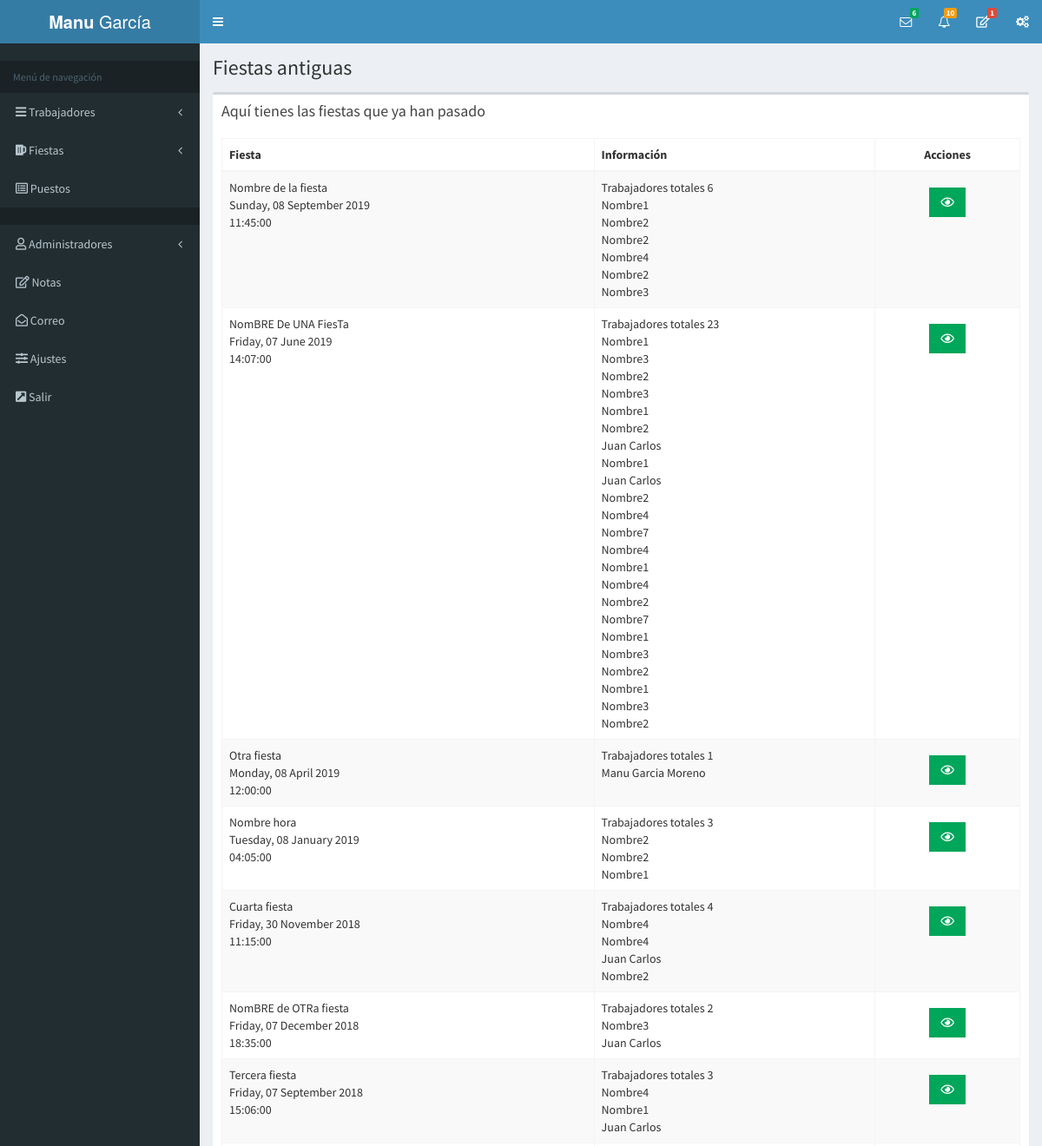
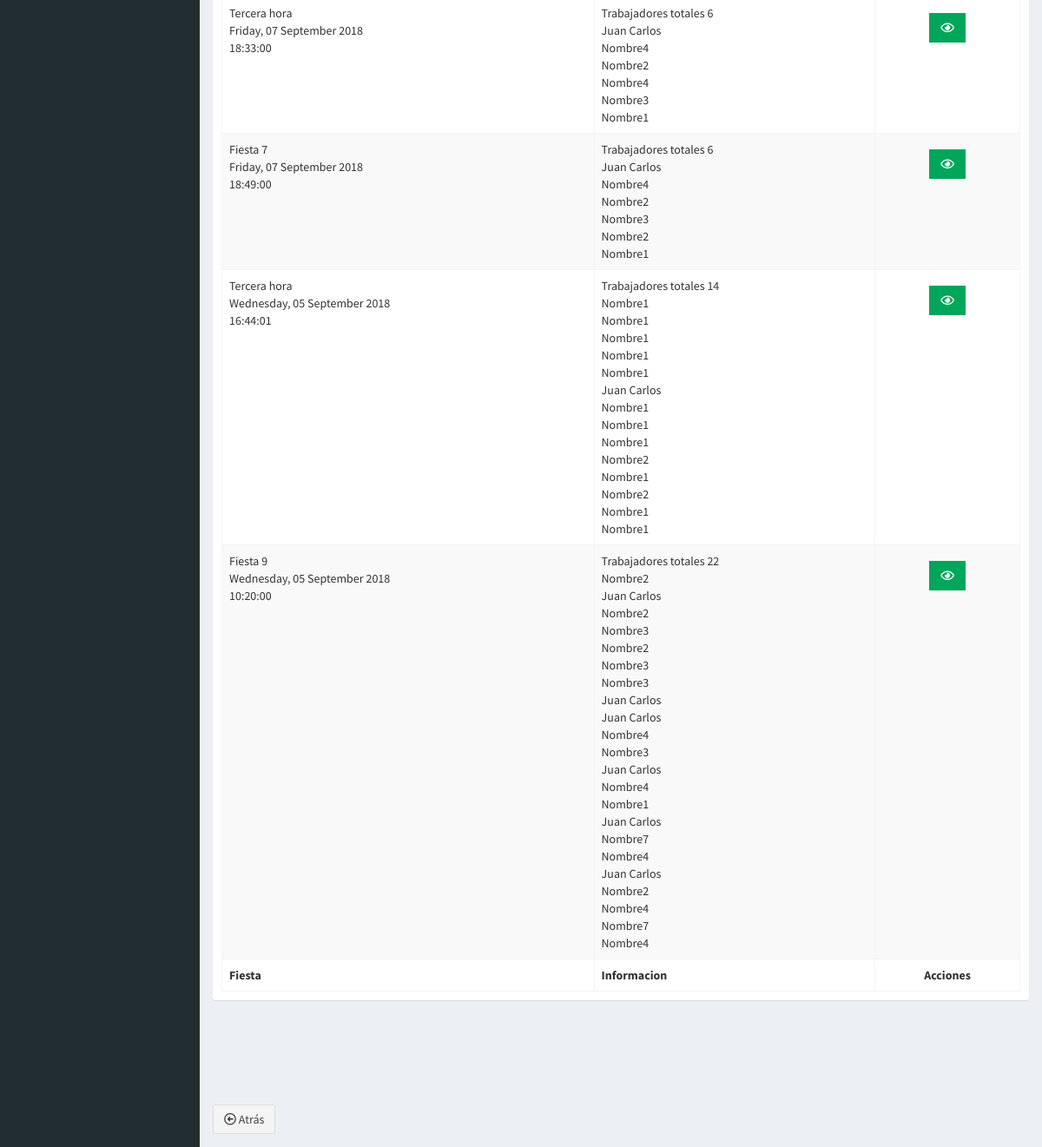
/lista-fiestas-antiguas.php (signed in), run on the app's committed database (2 pictures, top to bottom).
### tables this page shows
CREATE TABLE `fiestas` (
  `id_fiesta` int(11) NOT NULL,
  `nombre_evento` varchar(50) NOT NULL,
  `nombre_sala` varchar(50) NOT NULL,
  `fecha` date NOT NULL,
  `hora_inicio` time NOT NULL,
  `observaciones` text NOT NULL,
  `editado` datetime NOT NULL,
  `archivado` int(11) NOT NULL,
  `observaciones_final` text NOT NULL
);

### lista-fiestas-antiguas.php (the view, shortened to what this page needs)
<?php
      include_once 'templates/header.php';
      include_once 'templates/barra.php';
      include_once 'templates/navegacion.php';
?>
  <div class="content-wrapper">
    <section class="content-header">
      <h1>
        Fiestas antiguas
      </h1>
    </section>
    <section class="content">
      <div class="row">
        <div class="col-xs-12">
          <div class="box">
            <div class="box-header">
              <h3 class="box-title">Aquí tienes las fiestas que ya han pasado</h3>
            </div>
            <div class="box-body">
              <table id="registros" class="table table-bordered table-striped">
                <thead>
                <tr>
                  <th>Fiesta</th>
                  <th>Información</th>
                  <th class="centrar_acciones">Acciones</th>
                </tr>
                </thead>
               <tbody>
            <?php
            try{
                $sql = " SELECT id_fiesta, nombre_evento,fiesta_id, fecha, DATE_FORMAT(fecha, '%M %D, %Y' ) , count(id_trabajador), hora_inicio, archivado, trabajador_id, nombre, primer_apellido, segundo_apellido, GROUP_CONCAT(nombre) ";
                $sql .= " FROM fiestas ";
                $sql .= " INNER JOIN asignaciones ";
                $sql .= " ON fiestas.id_fiesta=asignaciones.fiesta_id ";
                $sql .= " INNER JOIN trabajadores ";
                $sql .= " ON asignaciones.trabajador_id=trabajadores.id_trabajador ";
                $sql .= " WHERE archivado = 3 ";
                $sql .= " GROUP BY id_fiesta ";
                $sql .= " ORDER BY fecha DESC ";
                $resultado = $conn->query($sql);
            }catch (Exception $e){
                $error = $e->getMessage();
                echo $error;
              }
              while($asignaciones = $resultado->fetch_assoc()){
                    $fecha_formateada =  strftime("%A, %d %B %G", strtotime($asignaciones['fecha']));
                    $lista_trabajadores = $asignaciones["GROUP_CONCAT(nombre)"];
                    $lista_trabajadores = str_replace ( ',' , '<br>' , $lista_trabajadores );?>
                <tr>
                  <td><?php echo $asignaciones['nombre_evento'] . "<br> " . $fecha_formateada . "<br> " . $asignaciones['hora_inicio']; ?></td>
                  <td>Trabajadores totales <?php echo $asignaciones['count(id_trabajador)']  ?><br>
                  <?php echo $lista_trabajadores. "<br>"; ?>
                </td>
                  <td class="centrar_acciones">
                  <a href="ver-fiestas-fichar.php?id=<?php echo $asignaciones['id_fiesta'] ?>" class="btn bg-green btn-flat margin">
                     <i class="far fa-eye"></i>
                  </a>
                  </td>
                </tr>
                  <?php }; ?>
                </tbody>
                <tfoot>
                <tr>
                  <th>Fiesta</th>
                  <th>Informacion</th>
                  <th class="centrar_acciones">Acciones</th>
                </tr>
                </tfoot>
              </table>
            </div>
          </div>
          <br><br><br><br><br>
         <a href="index.php"  class="btn btn-default"><i class="far fa-arrow-alt-circle-left"></i> Atrás</a>
        </div>
      </div>
    </section>
  </div>
<?php include_once 'templates/footer.php'; ?>

### css/main.css (style rules this page uses)
html { color: #222; font-size: 1em; line-height: 1.4; }
.centrar_usuario, .trabajadores_img, .trabajadores_obserb, .centrar_acciones { text-align: center; }

### data on the page
fiestas: nombre_evento "Nombre de la fiesta", fecha "Sunday, 08 September 2019", hora_inicio "11:45:00", count "6", lista_trabajadores "Nombre1 Nombre2 Nombre2 Nombre4 Nombre2 Nombre3"
fiestas: nombre_evento "NomBRE De UNA FiesTa", fecha "Friday, 07 June 2019", hora_inicio "14:07:00", count "23", lista_trabajadores "Nombre1 Nombre3 Nombre2 Nombre3 Nombre1 Nombre2 Juan Carlos Nombre1 Juan Carlos Nombre2 Nombre4 Nombre7 Nombre4 Nombre1 Nombre4 Nombre2 Nombre7 Nombre1 Nombre3 Nombre2 Nombre1 Nombre3 Nombre2"
fiestas: nombre_evento "Otra fiesta", fecha "Monday, 08 April 2019", hora_inicio "12:00:00", count "1", lista_trabajadores "Manu Garcia Moreno"
fiestas: nombre_evento "Nombre hora", fecha "Tuesday, 08 January 2019", hora_inicio "04:05:00", count "3", lista_trabajadores "Nombre2 Nombre2 Nombre1"
fiestas: nombre_evento "Cuarta fiesta", fecha "Friday, 30 November 2018", hora_inicio "11:15:00", count "4", lista_trabajadores "Nombre4 Nombre4 Juan Carlos Nombre2"
fiestas: nombre_evento "NomBRE de OTRa fiesta", fecha "Friday, 07 December 2018", hora_inicio "18:35:00", count "2", lista_trabajadores "Nombre3 Juan Carlos"
fiestas: nombre_evento "Tercera fiesta", fecha "Friday, 07 September 2018", hora_inicio "15:06:00", count "3", lista_trabajadores "Nombre4 Nombre1 Juan Carlos"
fiestas: nombre_evento "Tercera hora", fecha "Friday, 07 September 2018", hora_inicio "18:33:00", count "6", lista_trabajadores "Juan Carlos Nombre4 Nombre2 Nombre4 Nombre3 Nombre1"
fiestas: nombre_evento "Fiesta 7", fecha "Friday, 07 September 2018", hora_inicio "18:49:00", count "6", lista_trabajadores "Juan Carlos Nombre4 Nombre2 Nombre3 Nombre2 Nombre1"
fiestas: nombre_evento "Tercera hora", fecha "Wednesday, 05 September 2018", hora_inicio "16:44:01", count "14", lista_trabajadores "Nombre1 Nombre1 Nombre1 Nombre1 Nombre1 Juan Carlos Nombre1 Nombre1 Nombre1 Nombre2 Nombre1 Nombre2 Nombre1 Nombre1"
fiestas: nombre_evento "Fiesta 9", fecha "Wednesday, 05 September 2018", hora_inicio "10:20:00", count "22", lista_trabajadores "Nombre2 Juan Carlos Nombre2 Nombre3 Nombre2 Nombre3 Nombre3 Juan Carlos Juan Carlos Nombre4 Nombre3 Juan Carlos Nombre4 Nombre1 Juan Carlos Nombre7 Nombre4 Juan Carlos Nombre2 Nombre4 Nombre7 Nombre4"

### other printed values
$notas['notas'] "1"
